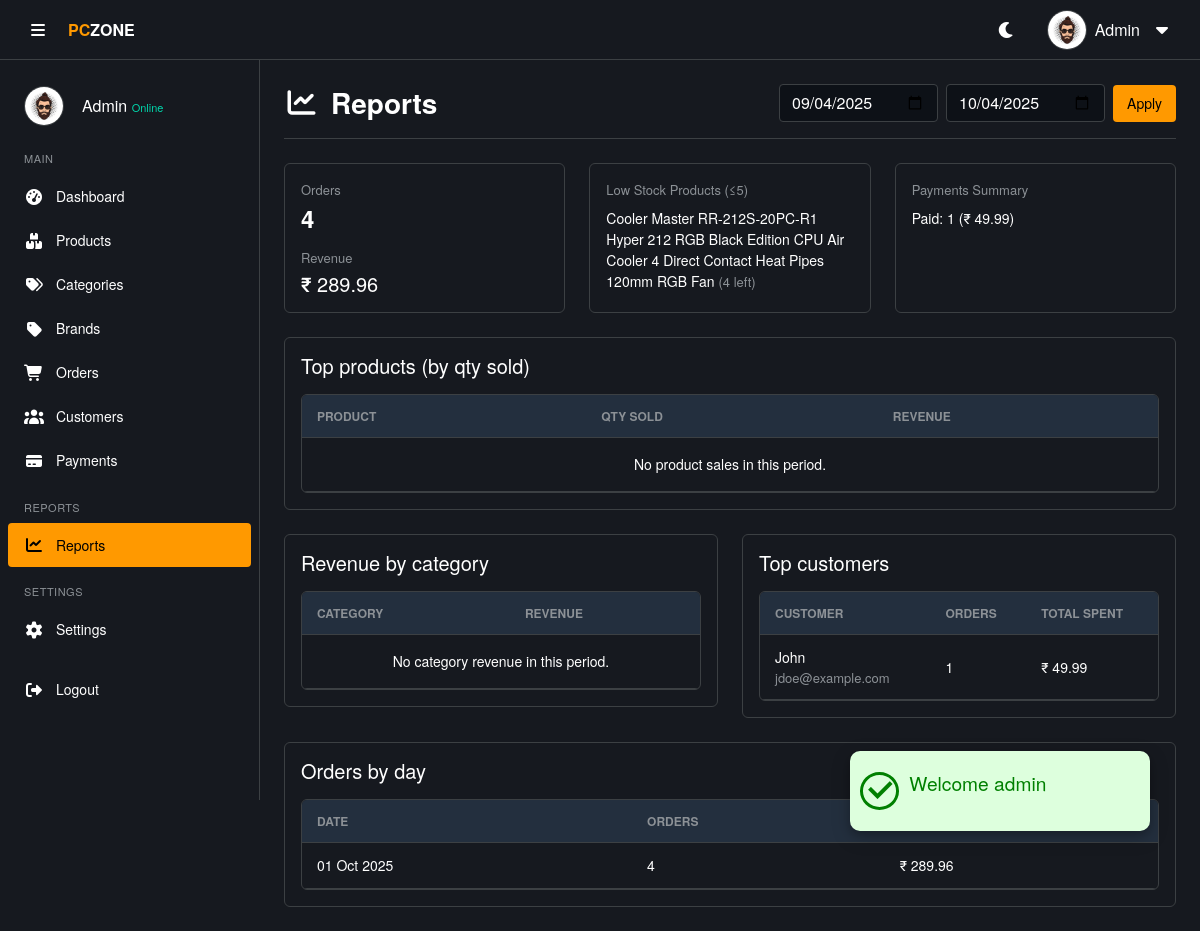
Screenshot of /admin/reports.php (signed in) with the database file from the repository.
### tables this page shows
CREATE TABLE IF NOT EXISTS products (
   product_id  INT AUTO_INCREMENT PRIMARY KEY,
   product_name VARCHAR(250) NOT NULL,
   sku VARCHAR(50) UNIQUE,
   slug VARCHAR(250) UNIQUE,
   description TEXT,
   price DECIMAL(10, 2) NOT NULL,
   discount DECIMAL(6,2) DEFAULT 0,
   stock INT DEFAULT 0,
   weight DECIMAL(6,2),
   rating FLOAT DEFAULT 0,
   brand_id INT,
   category_id INT,
   main_image varchar(255) NOT NULL,
   image_1 varchar(255),
   image_2 varchar(255),
   image_3 varchar(255),
   platform ENUM('intel','amd','both','none') NOT NULL DEFAULT 'none',
   is_featured BOOLEAN DEFAULT 0,
   is_active BOOLEAN DEFAULT 1,
   created_at TIMESTAMP DEFAULT CURRENT_TIMESTAMP,
   updated_at TIMESTAMP DEFAULT CURRENT_TIMESTAMP ON UPDATE CURRENT_TIMESTAMP,
   FOREIGN KEY (category_id) REFERENCES categories(category_id) ON DELETE CASCADE,
   FOREIGN KEY (brand_id)     REFERENCES brands(brand_id)     ON DELETE CASCADE
);

### includes/functions.php (called while the page is built, shortened)
<?php
function e($v)
{
  return htmlspecialchars($v ?? '');
}

### admin/reports.php (the view, shortened to what this page needs)
<?php
require('../includes/functions.php');
$from = $_GET['from'] ?? date('Y-m-d', strtotime('-30 days'));
$to = $_GET['to'] ?? date('Y-m-d');
$from_dt = $conn->real_escape_string($from . ' 00:00:00');
$to_dt = $conn->real_escape_string($to . ' 23:59:59');
$date_filter_sql = "o.order_date BETWEEN '$from_dt' AND '$to_dt'";
$summary_sql = "SELECT COUNT(*) AS orders_count, COALESCE(SUM(total_amount),0) AS revenue FROM orders o WHERE $date_filter_sql";
$summary_res = $conn->query($summary_sql);
$summary = $summary_res->fetch_assoc() ?: ['orders_count' => 0, 'revenue' => 0];
$top_products_sql = "SELECT p.product_name, SUM(oi.quantity) AS qty_sold, SUM(oi.total_price) AS revenue
                     FROM order_items oi
                     JOIN products p ON p.product_id = oi.product_id
                     JOIN orders o ON o.order_id = oi.order_id
                     WHERE $date_filter_sql
                     GROUP BY p.product_id
                     ORDER BY qty_sold DESC
                     LIMIT 10";
$top_products_res = $conn->query($top_products_sql);
$top_products = $top_products_res->fetch_all(MYSQLI_ASSOC);
$category_revenue_sql = "SELECT c.category_name, SUM(oi.total_price) AS revenue
                         FROM order_items oi
                         JOIN products p ON p.product_id = oi.product_id
                         JOIN categories c ON c.category_id = p.category_id
                         JOIN orders o ON o.order_id = oi.order_id
                         WHERE $date_filter_sql
                         GROUP BY c.category_id
                         ORDER BY revenue DESC
                         LIMIT 10";
$category_revenue_res = $conn->query($category_revenue_sql);
$by_category = $category_revenue_res->fetch_all(MYSQLI_ASSOC);
$top_customers_sql = "SELECT u.username AS name, u.email, COUNT(o.order_id) AS orders_count, SUM(o.total_amount) AS total_spent
                      FROM orders o
                      JOIN users u ON u.user_id = o.user_id
                      WHERE $date_filter_sql
                      GROUP BY u.user_id
                      ORDER BY total_spent DESC
                      LIMIT 10";
$top_customers_res = $conn->query($top_customers_sql);
$top_customers = $top_customers_res->fetch_all(MYSQLI_ASSOC);
$orders_by_day_sql = "SELECT DATE(order_date) AS day, COUNT(*) AS orders_count, SUM(total_amount) AS revenue
                      FROM orders o
                      WHERE $date_filter_sql
                      GROUP BY day ORDER BY day ASC";
$orders_by_day_res = $conn->query($orders_by_day_sql);
$orders_by_day = $orders_by_day_res->fetch_all(MYSQLI_ASSOC);
$low_stock_sql = "SELECT product_name, stock FROM products WHERE stock <= 5 ORDER BY stock ASC LIMIT 5";
$low_stock_res = $conn->query($low_stock_sql);
$low_stock = $low_stock_res->fetch_all(MYSQLI_ASSOC);
$payments_sql = "SELECT payment_status, COUNT(*) AS cnt, SUM(amount) AS total_amount
                 FROM payments p
                 JOIN orders o ON o.order_id = p.order_id
                 WHERE o.order_date BETWEEN '$from_dt' AND '$to_dt'
                 GROUP BY payment_status";
$payments_res = $conn->query($payments_sql);
$payments_summary = $payments_res->fetch_all(MYSQLI_ASSOC);
?>
<!DOCTYPE html>
<html lang="en">
<head>
  <?php require('./includes/header-link.php') ?>
</head>
<body>
  <?php require('./includes/alert.php');
  include './includes/header.php';
  include './includes/sidebar.php';
  ?>
  <main class="main-content">
    <div class="page-header">
      <h3><i class="fas fa-chart-line"></i> Reports</h3>
      <form method="get" class="d-flex gap-2 align-items-center">
        <input type="date" name="from" value="<?= e($from) ?>" class="form-control">
        <input type="date" name="to" value="<?= e($to) ?>" class="form-control">
        <button class="btn-add" type="submit">Apply</button>
      </form>
    </div>
    <div class="row g-4">
      <div class="col-lg-4">
        <div class="theme-card p-3 h-100">
          <p class="text-small-muted mb-1">Orders</p>
          <h4 class="fw-bold mb-3"><?= (int) $summary['orders_count'] ?></h4>
          <p class="text-small-muted mb-1">Revenue</p>
          <h5 class="mb-0">₹ <?= number_format((float) $summary['revenue'], 2) ?></h5>
        </div>
      </div>
      <div class="col-lg-4">
        <div class="theme-card p-3 h-100">
          <p class="text-small-muted mb-2">Low Stock Products (≤5)</p>
          <?php if (!empty($low_stock)): ?>
            <ul class="list-unstyled small mb-0">
              <?php foreach ($low_stock as $item): ?>
                <li><?= e($item['product_name']) ?> <span class="text-small-muted">(<?= (int) $item['stock'] ?> left)</span>
                </li>
              <?php endforeach; ?>
            </ul>
          <?php else: ?>
            <p class="text-small-muted mb-0">All products are well-stocked.</p>
          <?php endif; ?>
        </div>
      </div>
      <div class="col-lg-4">
        <div class="theme-card p-3 h-100">
          <p class="text-small-muted mb-2">Payments Summary</p>
          <?php if (!empty($payments_summary)): ?>
            <ul class="list-unstyled small mb-0">
              <?php foreach ($payments_summary as $p_sum): ?>
                <li><?= e($p_sum['payment_status']) ?>: <?= (int) $p_sum['cnt'] ?> (₹
                  <?= number_format((float) $p_sum['total_amount'], 2) ?>)</li>
              <?php endforeach; ?>
            </ul>
          <?php else: ?>
            <p class="text-small-muted mb-0">No payment data in this period.</p>
          <?php endif; ?>
        </div>
      </div>
      <div class="col-12">
        <div class="theme-card p-3">
          <h5 class="mb-3">Top products (by qty sold)</h5>
          <div class="table-container p-0">
            <table class="data-table">
              <thead>
                <tr>
                  <th>Product</th>
                  <th>Qty Sold</th>
                  <th>Revenue</th>
                </tr>
              </thead>
              <tbody>
                <?php if (empty($top_products)): ?>
                  <tr>
                    <td colspan="3" class="text-center py-3">No product sales in this period.</td>
                  </tr>
                  <?php endif; ?>
              </tbody>
            </table>
          </div>
        </div>
      </div>
      <div class="col-md-6">
        <div class="theme-card p-3">
          <h5 class="mb-3">Revenue by category</h5>
          <div class="table-container p-0">
            <table class="data-table">
              <thead>
                <tr>
                  <th>Category</th>
                  <th>Revenue</th>
                </tr>
              </thead>
              <tbody>
                <?php if (empty($by_category)): ?>
                  <tr>
                    <td colspan="2" class="text-center py-3">No category revenue in this period.</td>
                  </tr>
                  <?php endif; ?>
              </tbody>
            </table>
          </div>
        </div>
      </div>
      <div class="col-md-6">
        <div class="theme-card p-3">
          <h5 class="mb-3">Top customers</h5>
          <div class="table-container p-0">
            <table class="data-table">
              <thead>
                <tr>
                  <th>Customer</th>
                  <th>Orders</th>
                  <th>Total Spent</th>
                </tr>
              </thead>
              <tbody>
                <?php if (empty($top_customers)): ?>
                  <tr>
                    <td colspan="3" class="text-center py-3">No customer data in this period.</td>
                  </tr>
                  <?php else:
                  foreach ($top_customers as $tc): ?>
                    <tr>
                      <td>
                        <div><?= e($tc['name']) ?></div>
                        <div class="text-small-muted"><?= e($tc['email']) ?></div>
                      </td>
                      <td><?= (int) $tc['orders_count'] ?></td>
                      <td>₹ <?= number_format((float) $tc['total_spent'], 2) ?></td>
                    </tr>
                <?php endforeach;
                endif; ?>
              </tbody>
            </table>
          </div>
        </div>
      </div>
      <div class="col-12">
        <div class="theme-card p-3">
          <h5 class="mb-3">Orders by day</h5>
          <div class="table-container p-0">
            <table class="data-table">
              <thead>
                <tr>
                  <th>Date</th>
                  <th>Orders</th>
                  <th>Revenue</th>
                </tr>
              </thead>
              <tbody>
                <?php if (empty($orders_by_day)): ?>
                  <tr>
                    <td colspan="3" class="text-center py-3">No orders in this period.</td>
                  </tr>
                  <?php else:
                  foreach ($orders_by_day as $day): ?>
                    <tr>
                      <td><?= date('d M Y', strtotime($day['day'])) ?></td>
                      <td><?= (int) $day['orders_count'] ?></td>
                      <td>₹ <?= number_format((float) $day['revenue'], 2) ?></td>
                    </tr>
                <?php endforeach;
                endif; ?>
              </tbody>
            </table>
          </div>
        </div>
      </div>
    </div>
  </main>
</body>
</html>

### admin/assets/css/style.css (style rules this page uses)
* { margin: 0; padding: 0; box-sizing: border-box; }
body { font-family: "Amazon Ember", "Helvetica Neue", Roboto, Arial, sans-serif; font-size: 16px; line-height: 1.5; background-color: var(--bg-body); color: var(--text-color); transition: background-color 0.3s, color 0.3s; }
:root { --bg-body: #16191f; --bg-section: #16191f; --bg-card: #16191f; --bg-input: #0d1117; --text-color: #ffffff; --text-muted: #8c9196; --border-color: #3c4043; --primary: #ff9900; --primary-hover: #ffad33; --primary-text: #000000; --hover-bg: #2a3139; --table-header: #232f3e; --scroll-track: #16191f; --success: #00d4aa; --danger: #d13212; --warning: #ff9900; --success-bg: rgba(0, 212, 170, 0.1); --danger-bg: rgba(209, 50, 18, 0.1); --warning-bg: rgba(255, 153, 0, 0.1); --transition: all 0.3s ease; }
.main-content { margin-left: 260px; padding: 24px; padding-top: 84px; transition: margin-left 0.3s, width 0.3s; background-color: var(--bg-body); min-height: 100vh; }
.page-header { display: flex; justify-content: space-between; align-items: center; margin-bottom: 24px; padding-bottom: 16px; border-bottom: 1px solid var(--border-color); }
.page-header h2, .page-header h3 { font-size: 1.75rem; font-weight: 600; margin: 0; color: var(--text-color); display: flex; align-items: center; gap: 12px; }
.table-container { width: 100%; max-width: 100%; background-color: var(--bg-section); border: 1px solid var(--border-color); border-radius: 6px; overflow-x: auto; padding: 12px; }
.data-table, .product-table { width: 100%; border-collapse: collapse; font-size: 14px; color: var(--text-color); }
.data-table { width: 100%; border-collapse: collapse; font-size: 14px; }
.data-table th, .data-table td { padding: 12px 15px; text-align: left; border-bottom: 1px solid var(--border-color); color: var(--text-color); vertical-align: middle; }
.data-table th { background-color: var(--table-header); color: var(--text-muted); font-weight: 600; font-size: 12px; text-transform: uppercase; }
.search-input, .status-select, .form-control, .form-select { background-color: var(--bg-input); color: var(--text-color); border: 1px solid var(--border-color); border-radius: 4px; padding: 6px 12px; transition: var(--transition); }
.btn-add, .btn-success { background-color: var(--primary); color: var(--primary-text); border: none; border-radius: 4px; padding: 8px 14px; font-weight: 500; font-size: 14px; text-decoration: none; display: inline-flex; align-items: center; gap: 8px; cursor: pointer; }
.theme-card { background-color: var(--bg-card); border: 1px solid var(--border-color); color: var(--text-color); border-radius: 6px; box-shadow: none; }
.text-small-muted { color: var(--text-muted); font-size: 13px; }
.popup > .icon > i { font-size: 2rem; border-radius: 50%; margin: 0 10px; font-weight: 700; }
.popup-success > .icon > i { background-color: #ddffdd; color: green; border: 3px solid green; border-radius: 50%; }

### rows the page displays
products: product_name "Cooler Master RR-212S-20PC-R1 Hyper 212 RGB Black Edition CPU Air Cooler 4 Direct Contact Heat Pipes 120mm RGB Fan", stock "4"

### other values shown
$_SESSION['message']['title'] "Welcome admin"
$userName "Admin"
$_SESSION['full_name'] "Admin"
$summary['orders_count'] "4"
$summary['revenue'] "289.96"
$p_sum['payment_status'] "Paid"
$p_sum['cnt'] "1"
$p_sum['total_amount'] "49.99"
$tc['name'] "John"
$tc['email'] "jdoe@example.com"
$tc['orders_count'] "1"
$tc['total_spent'] "49.99"
date('d M Y', strtotime($day['day'])) "01 Oct 2025"
$day['orders_count'] "4"
$day['revenue'] "289.96"
